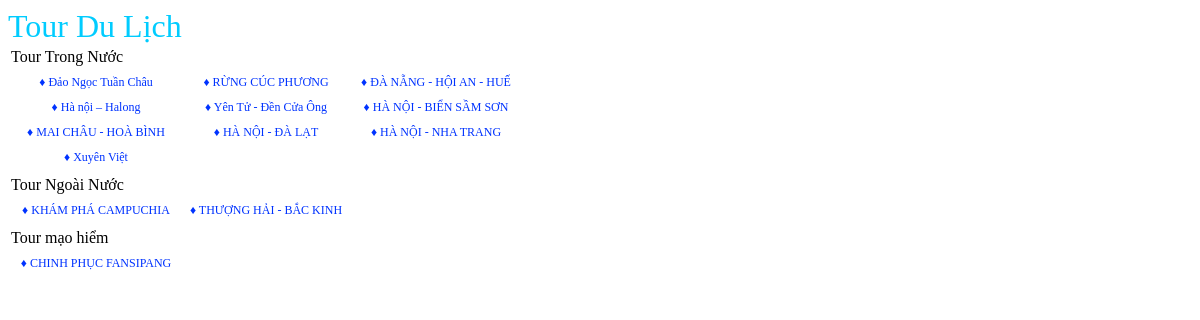
Screenshot of /center.php with the database file from the repository.
### tables this page shows
CREATE TABLE IF NOT EXISTS `loaitourdulich` (
  `maloaitour` int(10) NOT NULL AUTO_INCREMENT,
  `tenloaitour` varchar(50) NOT NULL,
  PRIMARY KEY (`maloaitour`)
);

CREATE TABLE IF NOT EXISTS `tourdulich` (
  `matour` int(10) NOT NULL AUTO_INCREMENT,
  `tentour` varchar(100) NOT NULL,
  `hanhtrinh` varchar(5000) DEFAULT NULL,
  `giatien` int(10) NOT NULL,
  `maks` int(10) DEFAULT NULL,
  `mahdv` int(10) NOT NULL,
  `songay` varchar(10) DEFAULT NULL,
  `maloaitour` int(10) NOT NULL,
  `anh` varchar(50) NOT NULL,
  PRIMARY KEY (`matour`)
);

### thongtintourdulich.php (the view, shortened to what this page needs)
<link rel="stylesheet" type="text/css" href="css/style.css" />
<font color="#00CCFF" face="Georgia, Times New Roman, Times, serif" size="6">Tour Du Lịch</font>
<?php
$sql1="select * from loaitourdulich";
$result1=mysql_query($sql1);
$a=@mysql_num_rows($result1);
for($i=1;$i<=$a;$i++)
{
    $sql="SELECT * from tourdulich where maloaitour='$i'";
	$result=mysql_query($sql);
	?>
    <table  width="600" border="0">
        <tr>
        	<td>
            <?php
				$sql2="select * from loaitourdulich where maloaitour='$i'";
				$result2=mysql_query($sql2);
				$rows2=mysql_fetch_array($result2);
				echo $rows2['tenloaitour'];
			?>
            </td>
        </tr>
        <tr>
           	<td align="center">
            <?php
			while($rows=@mysql_fetch_array($result))
			{
			?>
			<div class="table">
			<a href="index.php?tour=<?php echo $rows['matour'];?>">&diams; <?php echo $rows['tentour'];?></a>
     		</div>
        <?php } ?>
     		</td>
       </tr>
	</table>
<?php
}
?>

### css/style.css (style rules this page uses)
.table a { display:inline-table; font-size:12px; text-decoration:none; font-weight:normal; color:#03F; width:170px; height:25px; line-height:20px; text-align:center; float:left; }

### rows the page displays
loaitourdulich: tenloaitour "Tour Trong Nước"
tourdulich: tentour "Đảo Ngọc Tuần Châu"
tourdulich: tentour "RỪNG CÚC PHƯƠNG"
tourdulich: tentour "ĐÀ NẴNG - HỘI AN - HUẾ"
tourdulich: tentour "Hà nội – Halong"
tourdulich: tentour "Yên Tử - Đền Cửa Ông"
tourdulich: tentour "HÀ NỘI - BIỂN SẦM SƠN"
tourdulich: tentour "MAI CHÂU - HOÀ BÌNH"
tourdulich: tentour "HÀ NỘI - ĐÀ LẠT"
tourdulich: tentour "HÀ NỘI - NHA TRANG"
tourdulich: tentour "Xuyên Việt"
loaitourdulich: tenloaitour "Tour Ngoài Nước"
tourdulich: tentour "KHÁM PHÁ CAMPUCHIA"
tourdulich: tentour "THƯỢNG HẢI - BẮC KINH"
loaitourdulich: tenloaitour "Tour mạo hiểm"
tourdulich: tentour "CHINH PHỤC FANSIPANG"
